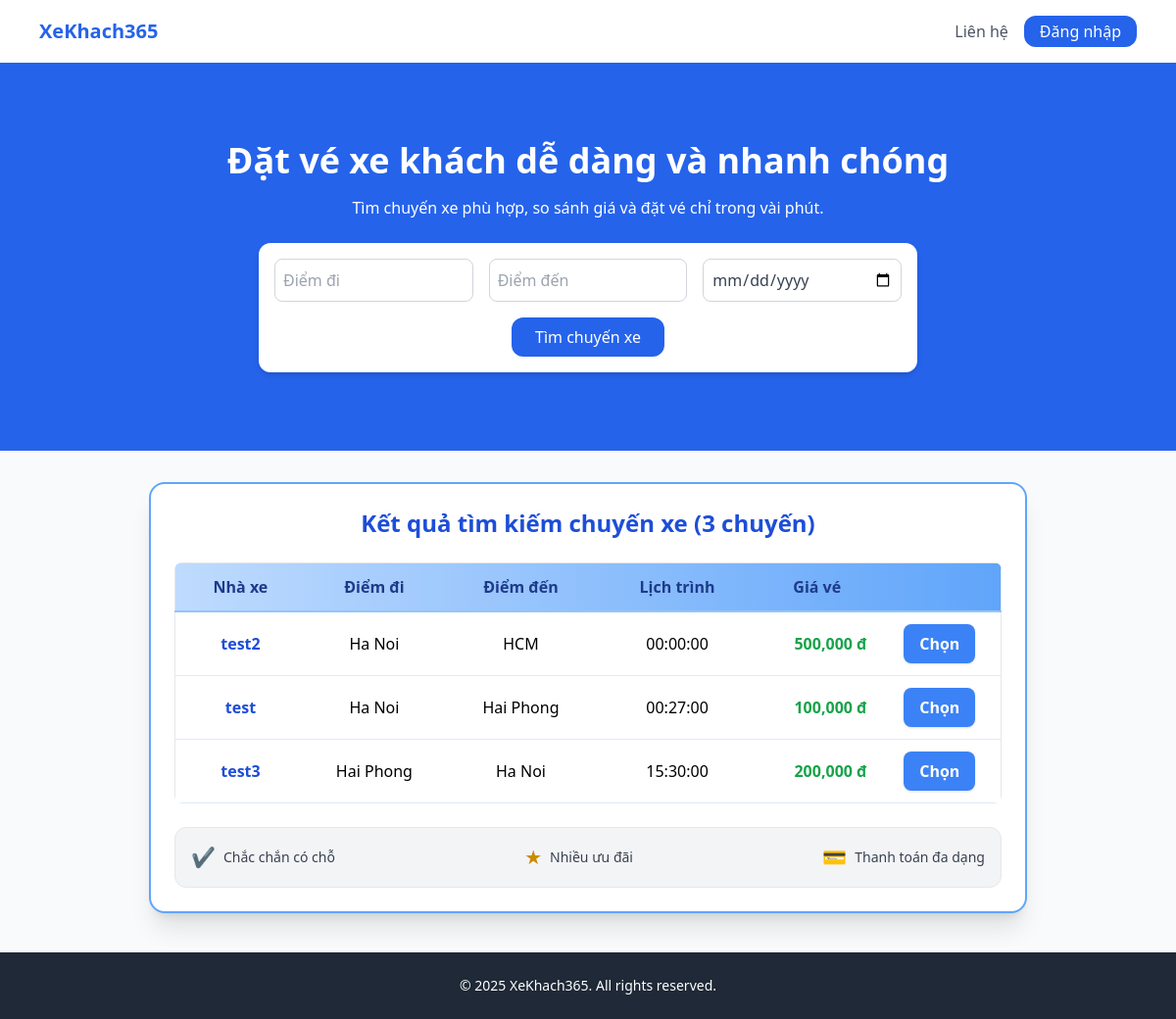
The page /trangchu.php on the database its author committed.
### tables this page shows
CREATE TABLE `chuyendi` (
  `id_cd` int(11) NOT NULL,
  `id_NX` int(11) NOT NULL,
  `diemKH` varchar(100) NOT NULL,
  `diemKT` varchar(100) NOT NULL,
  `lichTrinh` time NOT NULL,
  `gia` int(11) NOT NULL
);

CREATE TABLE `nha_xe` (
  `id_NX` int(11) NOT NULL,
  `tenNX` varchar(100) DEFAULT NULL,
  `soDT` varchar(20) DEFAULT NULL
);

### user.php (called while the page is built, shortened)
<?php
include('connect.php');
        class data_chuyendi
        {
        public function search_chuyendi($diemKH, $diemKT, $lichTrinh){
            global $conn;
            $sql = "SELECT chuyendi.id_cd, nha_xe.tenNX, chuyendi.diemKH, chuyendi.diemKT, chuyendi.lichTrinh, chuyendi.gia
                    FROM chuyendi
                    JOIN nha_xe ON chuyendi.id_NX = nha_xe.id_NX
                    WHERE 1";
            return mysqli_query($conn, $sql);
            }
        }
?>

### trangchu.php (the view, shortened to what this page needs)
<?php
include "user.php";
$diemKH = $_GET['diemKH'] ?? '';
$diemKT = $_GET['diemKT'] ?? '';
$lichTrinh = $_GET['lichTrinh'] ?? '';
$get_data = new data_chuyendi();
$result = $get_data->search_chuyendi($diemKH, $diemKT, $lichTrinh);
$chuyenXeList = [];
if ($result && mysqli_num_rows($result) > 0) {
    while ($row = mysqli_fetch_assoc($result)) {
        $chuyenXeList[] = [
            'id_cd' => $row['id_cd'],
            'tenNX' => $row['tenNX'],
            'diemKH' => $row['diemKH'],
            'diemKT' => $row['diemKT'],
            'lichTrinh' => $row['lichTrinh'],
            'gia' => $row['gia']
        ];
    }
}
?>
<!DOCTYPE html>
<html lang="vi">
<head>
    <script src="https://cdn.tailwindcss.com"></script>
</head>
<body class="bg-gray-50 font-sans">
<nav class="bg-white shadow-md py-4">
    <div class="max-w-6xl mx-auto px-4 flex justify-between items-center">
        <h1 class="text-xl font-bold text-blue-600">
            <a href="trangchu.php">XeKhach365</a>
        </h1>
        <div class="space-x-4 hidden md:flex items-center">
            <div class="relative group">
                <a href="#" class="text-gray-600 hover:text-blue-600">Liên hệ</a>
            </div>
            <?php if (isset($_SESSION['user'])): ?>
                <div class="relative">
                    <button id="avatarBtn" onclick="toggleDropdown()" type="button" class="w-9 h-9 rounded-full bg-blue-500 flex items-center justify-center text-white font-bold focus:outline-none">
                        <span><?= strtoupper(substr($_SESSION['user'], 0, 1)); ?></span>
                    </button>
                    <div id="dropdownMenu" class="hidden absolute right-0 mt-2 w-40 bg-white rounded shadow-lg z-50">
                        <a href="tkuser/guestuser.php" class="flex items-center gap-2 block w-full text-left px-4 py-2 text-gray-700 hover:bg-gray-100">
                            <svg xmlns="http://www.w3.org/2000/svg" class="h-5 w-5 text-blue-500" fill="none" viewBox="0 0 24 24" stroke="currentColor">
                                <path stroke-linecap="round" stroke-linejoin="round" stroke-width="2" d="M5.121 17.804A13.937 13.937 0 0112 15c2.485 0 4.797.755 6.879 2.047M15 11a3 3 0 11-6 0 3 3 0 016 0z" />
                            </svg>
                            <span class="font-semibold"><?= htmlspecialchars($_SESSION['user']); ?></span>
                        </a>
                        <a href="qlcanhan.php" class="flex items-center gap-2 block w-full text-left px-4 py-2 text-gray-700 hover:bg-gray-100">
                            <svg xmlns="http://www.w3.org/2000/svg" class="h-5 w-5 text-green-500" fill="none" viewBox="0 0 24 24" stroke="currentColor">
                                <path stroke-linecap="round" stroke-linejoin="round" stroke-width="2" d="M9 17v-2a4 4 0 014-4h3m-7 0a4 4 0 014-4V7a4 4 0 00-4-4H7a4 4 0 00-4 4v10a4 4 0 004 4h10a4 4 0 004-4v-4a4 4 0 00-4-4h-3" />
                            </svg>
                            <span>Xem vé đã đặt</span>
                        </a>
                        <form method="post" action="">
                            <button type="submit" name="logout" class="block w-full text-left px-4 py-2 text-gray-700 hover:bg-gray-100">Đăng xuất</button>
                        </form>
                    </div>
                </div>
            <?php else: ?>
                <button onclick="openModal()" class="bg-blue-600 text-white px-4 py-1 rounded-xl hover:bg-blue-700 transition">Đăng nhập</button>
            <?php endif; ?>
        </div>
    </div>
</nav>
<section class="bg-blue-600 text-white py-20 text-center">
    <h2 class="text-4xl font-bold mb-4">Đặt vé xe khách dễ dàng và nhanh chóng</h2>
    <p class="mb-6">Tìm chuyến xe phù hợp, so sánh giá và đặt vé chỉ trong vài phút.</p>
    <form class="bg-white rounded-xl p-4 shadow-md max-w-2xl mx-auto text-gray-700 grid grid-cols-1 md:grid-cols-3 gap-4" method="get" action="">
        <input type="text" name="diemKH" placeholder="Điểm đi" class="p-2 rounded-lg border border-gray-300" value="<?= htmlspecialchars($diemKH) ?>" />
        <input type="text" name="diemKT" placeholder="Điểm đến" class="p-2 rounded-lg border border-gray-300" value="<?= htmlspecialchars($diemKT) ?>" />
        <input type="date" name="lichTrinh" class="p-2 rounded-lg border border-gray-300" value="<?= htmlspecialchars($lichTrinh) ?>" />
        <div class="md:col-span-3 text-center">
            <button type="submit" class="bg-blue-600 text-white px-6 py-2 rounded-xl hover:bg-blue-700">Tìm chuyến xe</button>
        </div>
    </form>
</section>
<div class="max-w-4xl mx-auto mt-8 bg-white rounded-2xl shadow-xl p-6 border-2 border-blue-400">
    <?php if (empty($chuyenXeList)): ?>
        <div class="bg-yellow-100 border border-yellow-400 rounded p-4 text-blue-800 text-center">
            Không tìm thấy kết quả chuyến xe phù hợp.
        </div>
    <?php else: ?>
        <h3 class="text-2xl font-bold mb-6 text-blue-700 text-center">Kết quả tìm kiếm chuyến xe (<?= count($chuyenXeList) ?> chuyến)</h3>
        <div class="overflow-x-auto rounded-lg">
            <table class="w-full table-auto border border-gray-200 shadow-sm">
                <thead class="bg-gradient-to-r from-blue-200 to-blue-400 text-blue-900 text-base">
                    <tr>
                        <th class="px-6 py-3 border-b-2 border-blue-300">Nhà xe</th>
                        <th class="px-6 py-3 border-b-2 border-blue-300">Điểm đi</th>
                        <th class="px-6 py-3 border-b-2 border-blue-300">Điểm đến</th>
                        <th class="px-6 py-3 border-b-2 border-blue-300">Lịch trình</th>
                        <th class="px-6 py-3 border-b-2 border-blue-300">Giá vé</th>
                        <th class="px-6 py-3 border-b-2 border-blue-300"></th>
                    </tr>
                </thead>
                <tbody>
                    <?php foreach($chuyenXeList as $se_chuyenXeList): ?>
                        <tr class="hover:bg-blue-50 transition border-b border-blue-100 text-center">
                            <td class="p-3 font-semibold text-blue-700"><?= htmlspecialchars($se_chuyenXeList['tenNX']) ?></td>
                            <td class="p-3"><?= htmlspecialchars($se_chuyenXeList['diemKH']) ?></td>
                            <td class="p-3"><?= htmlspecialchars($se_chuyenXeList['diemKT']) ?></td>
                            <td class="p-3"><?= htmlspecialchars($se_chuyenXeList['lichTrinh']) ?></td>
                            <td class="p-3 text-right font-bold text-green-600"><?= number_format($se_chuyenXeList['gia']) ?> đ</td>
                            <td class="p-3 text-center">
                                <form action="chitietve.php" method="POST">
                                    <button type="submit" class="bg-blue-500 hover:bg-blue-700 text-white px-4 py-2 rounded-lg shadow transition font-semibold">Chọn</button>
                                </form>
                            </td>
                        </tr>
                    <?php endforeach; ?>
                </tbody>
            </table>
        </div>
        <div class="w-full flex flex-col md:flex-row justify-between items-center gap-4 text-sm px-4 py-4 mt-6 rounded-xl bg-gray-100 border border-gray-200">
            <div class="flex items-center gap-2">
                <span class="text-green-600 text-xl">✔</span>
                <span class="text-gray-700 font-medium">Chắc chắn có chỗ</span>
            </div>
            <div class="flex items-center gap-2">
                <span class="text-yellow-600 text-xl">★</span>
                <span class="text-gray-700 font-medium">Nhiều ưu đãi</span>
            </div>
            <div class="flex items-center gap-2">
                <span class="text-blue-600 text-xl">💳</span>
                <span class="text-gray-700 font-medium">Thanh toán đa dạng</span>
            </div>
        </div>
    <?php endif; ?>
</div>
<footer class="bg-gray-800 text-white py-6 mt-10">
    <div class="max-w-6xl mx-auto px-4 text-center text-sm">
        © 2025 XeKhach365. All rights reserved.
    </div>
</footer>
</body>
</html>

### rows shown on the page
chuyendi: id_NX.tenNX "test2", diemKH "Ha Noi", diemKT "HCM", lichTrinh "00:00:00", gia "500,000"
chuyendi: id_NX.tenNX "test", diemKH "Ha Noi", diemKT "Hai Phong", lichTrinh "00:27:00", gia "100,000"
chuyendi: id_NX.tenNX "test3", diemKH "Hai Phong", diemKT "Ha Noi", lichTrinh "15:30:00", gia "200,000"

### other values the page prints
count($chuyenXeList) "3"
